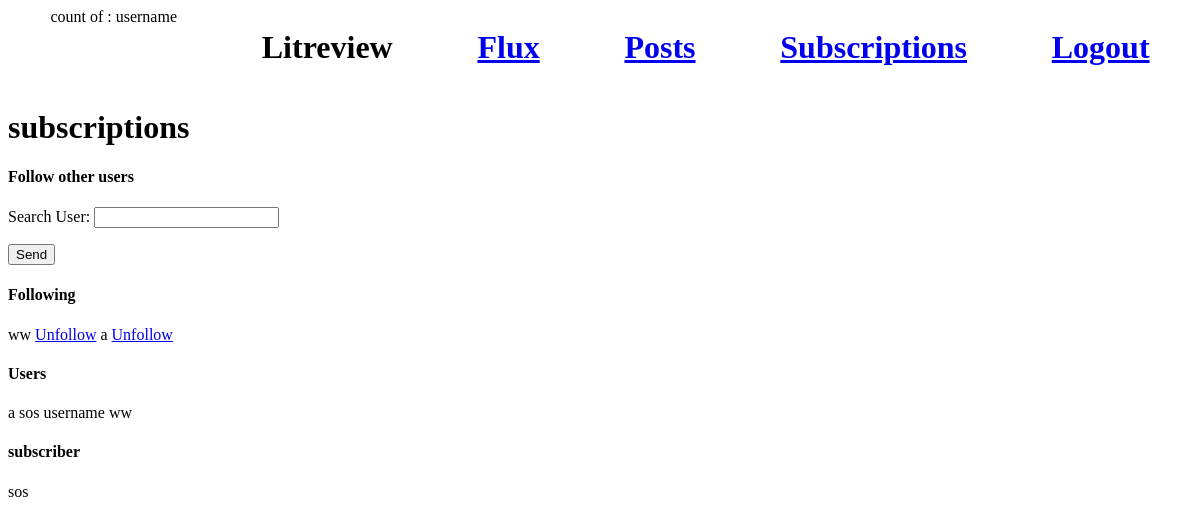
The page /dashboard/subscriptions (signed in) on the database as committed earlier.
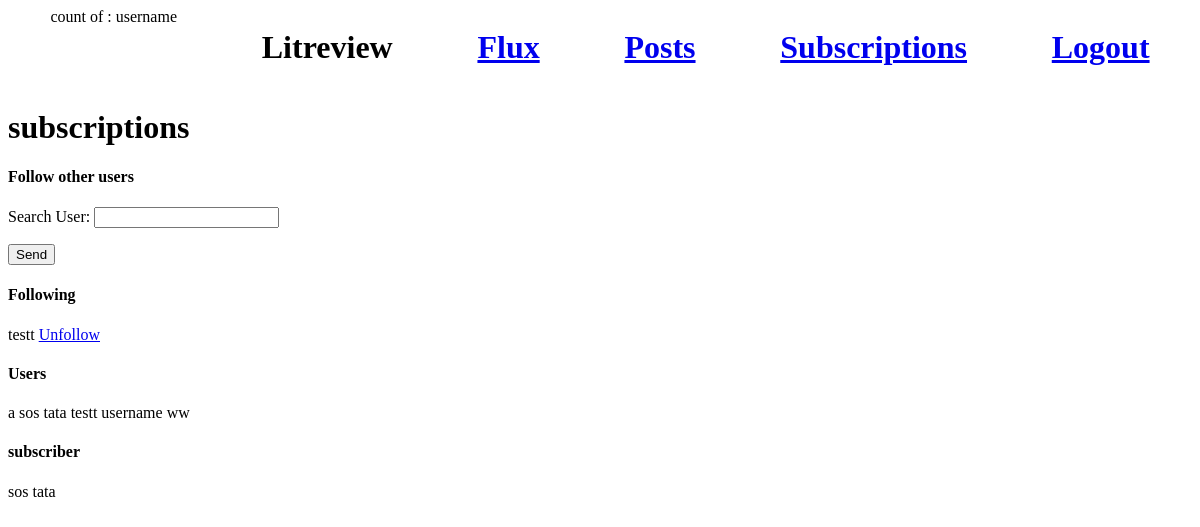
The same page on the database as committed later.
### accounts/models.py (models this page shows, shortened)
class CustomUser(AbstractUser):
    pass

### reviews/models.py (models this page shows, shortened)
class UserFollows(models.Model):
    user = models.ForeignKey(to=settings.AUTH_USER_MODEL, on_delete=models.CASCADE, related_name="following",)
    followed_user = models.ForeignKey(to=settings.AUTH_USER_MODEL, on_delete=models.CASCADE, related_name="followed_by",)
    class Meta:
        unique_together = (
            "user",
            "followed_user",
        )

### reviews/views.py (the view, shortened to what this page needs)
# urls.py: path("subscriptions", see_users, name="reviews-subscriptions"),
def see_users(request):
    users = CustomUser.objects.all().order_by("username")
    users_names = [user.username for user in users]
    relations = UserFollows.objects.filter(user=request.user)
    relations_users = [relation.followed_user.username for relation in relations]
    r = UserFollows.objects.filter(followed_user=request.user)
    r_users = [relation.user.username for relation in r]
    form = SearchUserForm()
    context = {"users": users, "form": form, "relations": relations, "r_users": r,}
    return render(request, "reviews/subscriptions.html", context)

### reviews/forms.py
class SearchUserForm(forms.Form):
    user_name = forms.CharField(label="Search User", max_length=100)

### reviews/templates/reviews/subscriptions.html (shortened to what this page needs)
{% extends 'base.html' %}
{% block content %}
<h1>subscriptions</h1>
<h4>Follow other users</h4>
<form method="POST">
{{ form.as_p }}
<input type="submit" value="Send" />
</form>
<h4>Following</h4>
{% for relation in relations %}
{{ relation.followed_user.username }}
<a  href="{% url 'unfollow_user' relation.followed_user.id %}" type="submit">Unfollow</a>
{% endfor %}
<h4>Users</h4>
{% for user in users %}
{{ user.username }}
{% endfor %}
<h4>subscriber</h4>
{% for u in r_users %}
{{ u.user.username }}
{% endfor %}
{% endblock %}

### templates/base.html (shortened to what this page needs)
{% load static %}
<!DOCTYPE html>
<html lang="en">
<head>
    <link rel="stylesheet" type="text/css" href="{% static 'css/style.css' %}">
</head>
<body>
    <div class="navigation_bar">
        {% if user.is_authenticated %}
        count of : {{user.username}}
        {% endif %}
        <h1>Litreview</h1>
        <a href="{% url 'reviews-main' %}"><h1>Flux</h1></a>
        <a href="{% url 'reviews-posts' %}"><h1>Posts</h1></a>
        <a href="{% url 'reviews-subscriptions' %}"><h1>Subscriptions</h1></a>
        <a href="{% url 'reviews-logout' %}"><h1>Logout</h1></a>
    </div>
{% block content %}{% endblock %}
</body>
</html>

### reviews/static/css/style.css (style rules this page uses)
.navigation_bar { display: flex; justify-content: space-around; }

Rows that differ between the two databases and show on the page:
removed UserFollows: followed_user.username "ww", shown under "Following"
removed UserFollows: followed_user.username "a", shown under "Following"
added UserFollows: followed_user.username "testt", shown under "Following"
added CustomUser: username "tata"
added CustomUser: username "testt"
added UserFollows: user.username "tata", shown under "subscriber"
